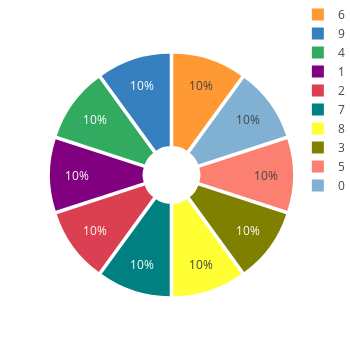

Notebook code cell kept with this figure:
### Code cell
fw.plt.plot_counts_pie(y_train.reshape(-1))

### Figure 1 — Plotly figure (JSON) as saved in the notebook; plotly's stock layout.template omitted (floating-point values rounded to 4 significant figures)
{"data": [{"pull": 0.05, "name": "", "labels": [6, 9, 4, 1, 2, 7, 8, 3, 5, 0], "values": [5000, 5000, 5000, 5000, 5000, 5000, 5000, 5000, 5000, 5000], "marker": {"colors": ["rgba(255, 153, 51, 1.0)", "rgba(55, 128, 191, 1.0)", "rgba(50, 171, 96, 1.0)", "rgba(128, 0, 128, 1.0)", "rgba(219, 64, 82, 1.0)", "rgba(0, 128, 128, 1.0)", "rgba(255, 255, 51, 1.0)", "rgba(128, 128, 0, 1.0)", "rgba(251, 128, 114, 1.0)", "rgba(128, 177, 211, 1.0)"]}, "hole": 0.2, "type": "pie"}], "layout": {"width": 350, "margin": {"r": 0, "b": 0, "l": 50, "t": 0}, "height": 350}}
